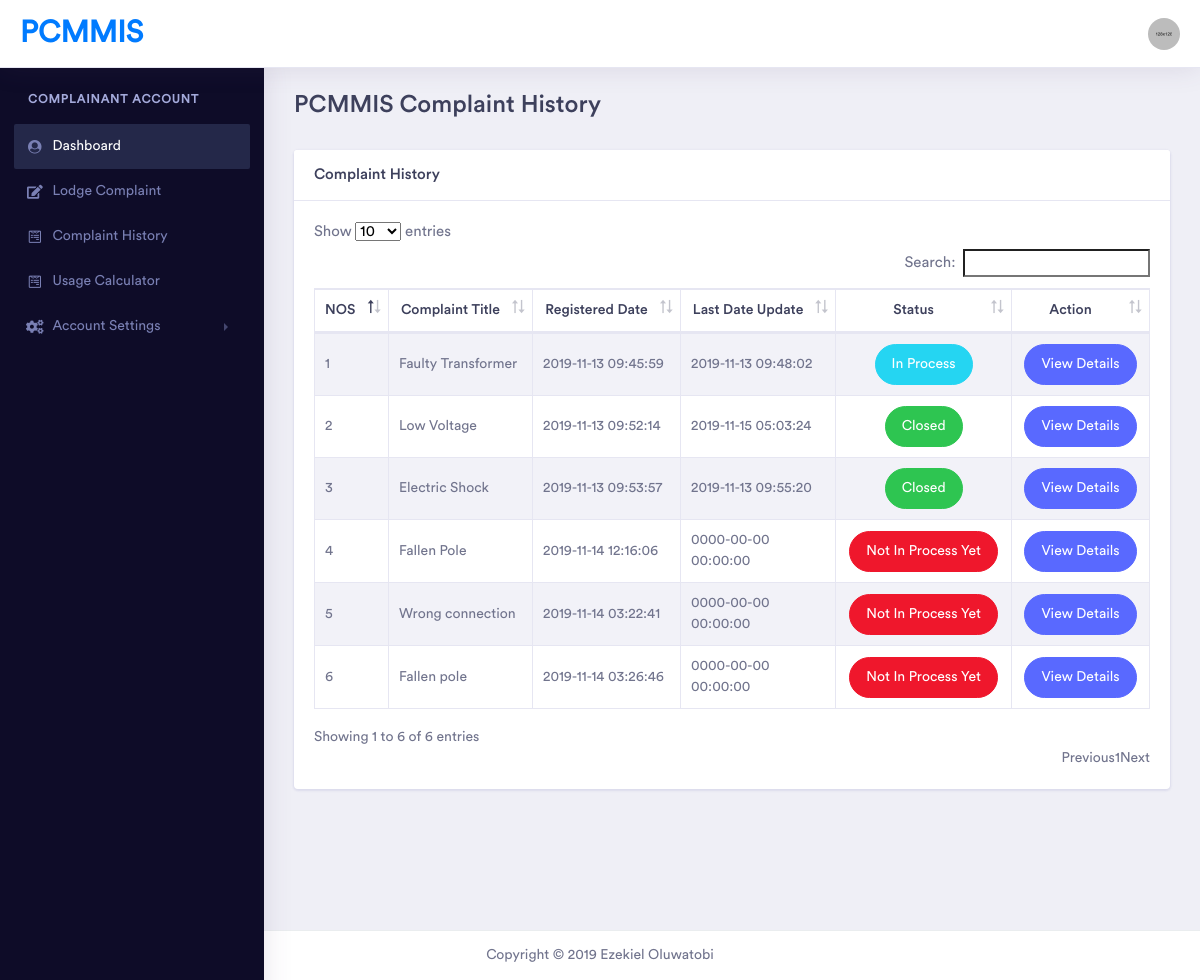
The page /complaint_history.php (signed in) on the database its author committed.
### tables this page shows
CREATE TABLE IF NOT EXISTS `complaint` (
  `complaint_id` int(11) NOT NULL AUTO_INCREMENT,
  `complainant_id` int(11) NOT NULL,
  `complaint_title` varchar(50) NOT NULL,
  `complaint_details` varchar(255) NOT NULL,
  `location` varchar(20) NOT NULL,
  `complaint_file` varchar(255) DEFAULT NULL,
  `status` varchar(8) NOT NULL,
  `date_reg` datetime DEFAULT NULL,
  `date_modified` datetime DEFAULT NULL,
  PRIMARY KEY (`complaint_id`),
  KEY `complainant_id` (`complainant_id`)
);

### complaint_history.php (the view, shortened to what this page needs)
<?php include ('includes/session.php');
            $user = $_SESSION['login'];
            $query = "SELECT * FROM complainant WHERE `username`='$user'";
            $run_query = mysqli_query($conn, $query);
            $data=mysqli_fetch_array($run_query);
            $complainant_id = $data['complainant_id'];
?>
<!doctype html>
<html lang="en">
<head>
    <link rel="stylesheet" href="assets/vendor/bootstrap/css/bootstrap.min.css">
    <link href="assets/vendor/fonts/circular-std/style.css" rel="stylesheet">
    <link rel="stylesheet" href="assets/libs/css/style.css">
    <link rel="stylesheet" href="assets/vendor/fonts/fontawesome/css/fontawesome-all.css">
    <link rel="stylesheet" type="text/css" href="assets/vendor/datatables/css/dataTables.bootstrap4.css">
    <link rel="stylesheet" type="text/css" href="assets/vendor/datatables/css/buttons.bootstrap4.css">
    <link rel="stylesheet" type="text/css" href="assets/vendor/datatables/css/select.bootstrap4.css">
    <link rel="stylesheet" type="text/css" href="assets/vendor/datatables/css/fixedHeader.bootstrap4.css">
</head>
<body>
    <div class="dashboard-main-wrapper">
     	<?php include ('includes/header.php'); ?>
        <?php include ('includes/sidebar.php'); ?>
        <div class="dashboard-wrapper">
            <div class="container-fluid  dashboard-content">
                 <div class="row">
                    <div class="col-xl-8 col-lg-12 col-md-12 col-sm-12 col-12">
                        <div class="page-header">
                            <h2 class="pageheader-title"> PCMMIS Complaint History</h2>
                        </div>
                    </div>
                </div>
 <div class="row">
                    <div class="col-xl-12 col-lg-12 col-md-12 col-sm-12 col-12">
                        <div class="card">
                            <h5 class="card-header">Complaint History</h5>
                            <div class="card-body">
                                    <table table width="100%" class="table table-striped table-bordered table-hover" id="cusTable">
                                        <thead>
                                            <tr>
                                                <th>NOS</th>
                                                <th style="text-align: center;">Complaint Title</th>
                                                <th style="text-align: center;">Registered Date</th>
                                                <th style="text-align: center;">Last Date Update</th>
                                                <th style="text-align: center;">Status</th>
                                                <th style="text-align: center;">Action</th>
                                            </tr>
                                        </thead>
                                       <tbody>
											<?php
												$count = 1;
												$cq=mysqli_query($conn,"select * from complaint WHERE complainant_id = '$complainant_id'");
												while($cqrow=mysqli_fetch_array($cq)){
												?>
													<tr>
														<td><?php echo  $count++ ?></td>
														<td><?php echo htmlentities($cqrow['complaint_title']); ?></td>
														<td><?php echo htmlentities($cqrow['date_reg']); ?></td>
														<td><?php echo htmlentities($cqrow['date_modified']); ?></td>
                                                        <td align="center">
                                                          <?php
                                                          $status = $cqrow['status'];
                                                         if($status=="0")
                                                             { ?>
                                                  <button type="button" class="btn btn-rounded btn-danger">Not In Process Yet</button>
                                               <?php }
                                                     if($status=="1"){ ?>
                                                    <button type="button" class="btn btn-rounded btn-info">In Process</button>
                                                    <?php }
                                                    if($status=="2") {
                                                    ?>
                                                    <button type="button" class="btn btn-rounded btn-success">Closed</button>
                                                    <?php }
                                                           ?></td>
                                                <td align="center">
                                          <a href="complaint_details.php?com_id=<?php echo $cqrow['complaint_id'] ?>">
                                                <button type="button" class="btn btn-rounded btn-primary">View Details</button></a>
                                                <?php
                                                }
                                            ?>
													</tr>
							                </tbody>
                                    </table>
                            </div>
                        </div>
                    </div>
                </div>
                </div>
            </div>
           <?php include ('includes/footer.php'); ?>
        </div>
</body>
</html>

### includes/header.php (shortened to what this page needs)
<div class="dashboard-header">
           <nav class="navbar navbar-expand-lg bg-white fixed-top">
               <a class="navbar-brand" href="dashboard.php">PCMMIS</a>
               <div class="collapse navbar-collapse " id="navbarSupportedContent">
                   <ul class="navbar-nav ml-auto navbar-right-top">
                       <li class="nav-item dropdown nav-user">
                           <a class="nav-link nav-user-img" href="#" id="navbarDropdownMenuLink2" data-toggle="dropdown" aria-haspopup="true" aria-expanded="false"><img src="assets/images/avatar-1.jpg" alt="" class="user-avatar-md rounded-circle"></a>
                       </li>
                   </ul>
               </div>
           </nav>
       </div>

### includes/sidebar.php (shortened to what this page needs)
<div class="nav-left-sidebar sidebar-dark">
    <div class="menu-list">
        <nav class="navbar navbar-expand-lg navbar-light">
            <div class="collapse navbar-collapse" id="navbarNav">
                <ul class="navbar-nav flex-column">
                    <li class="nav-divider">
                        COMPLAINANT ACCOUNT
                    </li>
                    <li class="nav-item ">
                        <a class="nav-link active" href="dashboard.php" data-toggle="" aria-expanded="false" data-target="" aria-controls=""><i class="fa fa-fw fa-user-circle"></i>Dashboard<span class=""></span></a>
                    </li>
                    <li class="nav-item">
                        <a class="nav-link" href="lodge_complaint.php" data-toggle="" aria-expanded="false" data-target="#submenu-2" aria-controls="submenu-2"><i class="fa fa-fw fa-edit"></i>Lodge Complaint</a>
                    </li>
                    <li class="nav-item ">
                        <a class="nav-link" href="complaint_history.php"  aria-expanded="false" data-target="#submenu-4" aria-controls="submenu-4"><i class="fab fa-fw fa-wpforms"></i>Complaint History</a>
                    </li>
                    <li class="nav-item ">
                        <a class="nav-link" href="usage_calculator.php"  aria-expanded="false" data-target="#submenu-4" aria-controls="submenu-4"><i class="fab fa-fw fa-wpforms"></i>Usage Calculator</a>
                    </li>
                    <li class="nav-item">
                        <a class="nav-link" href="#" data-toggle="collapse" aria-expanded="false" data-target="#submenu-5" aria-controls="submenu-5"><i class="fas fa-fw fa-cogs"></i>Account Settings</a>
                    </li>
                </ul>
            </div>
        </nav>
    </div>
</div>

### includes/footer.php
<div class="footer">
    <div class="container-fluid">
        <div class="row">
            <div class="col-xl-12 col-lg-6 col-md-6 col-sm-12 col-12">
                <center>Copyright © 2019 Ezekiel Oluwatobi</center>
            </div>
        </div>
    </div>
</div>

### rows shown on the page
complaint: complaint_title "Faulty Transformer", date_reg "2019-11-13 09:45:59", date_modified "2019-11-13 09:48:02", status "In Process"
complaint: complaint_title "Low Voltage", date_reg "2019-11-13 09:52:14", date_modified "2019-11-15 05:03:24", status "Closed"
complaint: complaint_title "Electric Shock", date_reg "2019-11-13 09:53:57", date_modified "2019-11-13 09:55:20", status "Closed"
complaint: complaint_title "Fallen Pole", date_reg "2019-11-14 12:16:06", date_modified "0000-00-00 00:00:00", status "Not In Process Yet"
complaint: complaint_title "Wrong connection", date_reg "2019-11-14 03:22:41", date_modified "0000-00-00 00:00:00", status "Not In Process Yet"
complaint: complaint_title "Fallen pole", date_reg "2019-11-14 03:26:46", date_modified "0000-00-00 00:00:00", status "Not In Process Yet"
